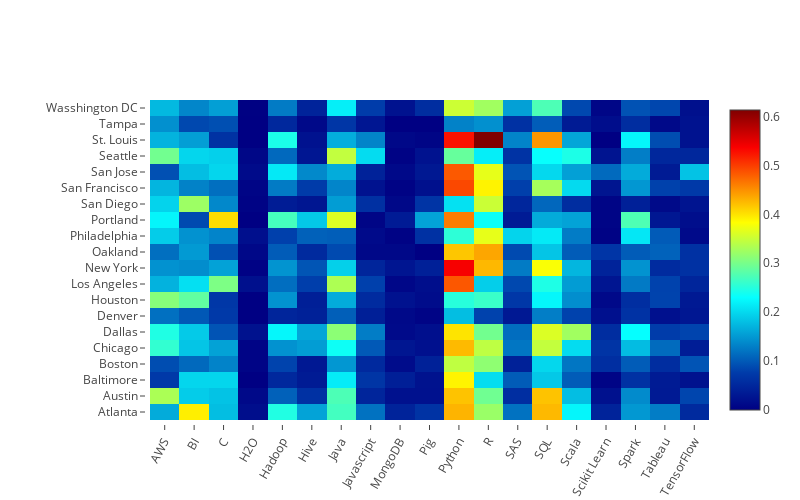

The notebook cell this image was saved under:
### Code cell
plot_data = [go.Heatmap( 
    x=data.columns,
    y=data.index,
    z=data.values.tolist(),
    colorscale='Jet')]

heat_map_layout = Layout(
    margin=go.layout.Margin(
        l=150,
        pad=4
    ),
    height=500,
    width=800,
    xaxis=dict(tickangle=-60),
    paper_bgcolor='rgba(0,0,0,0)',
    plot_bgcolor='rgba(0,0,0,0)',
    
)

py.offline.iplot(Figure(data=plot_data, layout=heat_map_layout), filename='heatmap_skills_cities')

### Figure 1 — Plotly figure (JSON) as saved in the notebook; plotly's stock layout.template omitted (floating-point values rounded to 4 significant figures; data arrays with more than 128 entries replaced by an {"elided": "..."} marker saying what was removed)
{"data": [{"colorscale": "Jet", "type": "heatmap", "uid": "ee532c2e-b83b-11e8-8b2a-4c3488ea762f", "x": ["AWS", "BI", "C", "H2O", "Hadoop", "Hive", "Java", "Javascript", "MongoDB", "Pig", "Python", "R", "SAS", "SQL", "Scala", "Scikit Learn", "Spark", "Tableau", "TensorFlow"], "y": ["Atlanta", "Austin", "Baltimore", "Boston", "Chicago", "Dallas", "Denver", "Houston", "Los Angeles", "New York", "Oakland", "Philadelphia", "Portland", "San Diego", "San Francisco", "San Jose", "Seattle", "St. Louis", "Tampa", "Wasshington DC"], "z": {"elided": "20x19 float values"}}], "layout": {"height": 500, "margin": {"l": 150, "pad": 4}, "paper_bgcolor": "rgba(0,0,0,0)", "plot_bgcolor": "rgba(0,0,0,0)", "width": 800, "xaxis": {"tickangle": -60}}}
